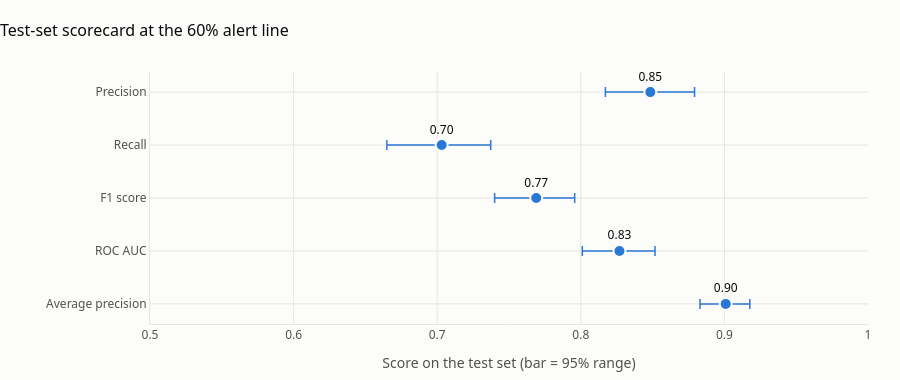

The notebook cell this image was saved under:
### Markdown cell above
### How sure are we about these numbers?

The test set has 1,000 shipments. A different 1,000 would give slightly different scores. To see how much, we redraw the test set 2,000 times at random (with repeats allowed) and re-score each time. The range that holds 95% of those results is the honest margin of error.

### Code cell
rng = np.random.default_rng(SEED)
draws = []
for _ in range(2000):
    idx = rng.integers(0, len(truth), len(truth))
    t, a, p = truth[idx], alert[idx], p_test[idx]
    draws.append({
        "Precision": precision_score(t, a, zero_division=0), "Recall": recall_score(t, a),
        "F1 score": f1_score(t, a), "ROC AUC": roc_auc_score(t, p), "Average precision": average_precision_score(t, p),
    })
draws = pd.DataFrame(draws)

scorecard = pd.DataFrame({
    "test_score": {
        "Precision": precision_score(truth, alert), "Recall": recall_score(truth, alert), "F1 score": f1_score(truth, alert),
        "ROC AUC": roc_auc_score(truth, p_test), "Average precision": average_precision_score(truth, p_test),
    },
    "low_95": draws.quantile(0.025), "high_95": draws.quantile(0.975),
})

fig = go.Figure(go.Scatter(
    x=scorecard["test_score"], y=scorecard.index, mode="markers+text",
    marker=dict(color=BLUE, size=12, line=dict(color=SURFACE, width=2)),
    text=[f"{v:.2f}" for v in scorecard["test_score"]], textposition="top center", textfont=dict(color=INK),
    error_x=dict(type="data", symmetric=False, array=scorecard["high_95"] - scorecard["test_score"],
                 arrayminus=scorecard["test_score"] - scorecard["low_95"], color=BLUE, thickness=1.5, width=5),
    hovertemplate="%{y}: %{x:.3f}<extra></extra>",
))
fig.update_xaxes(range=[0.5, 1.0], title_text="Score on the test set (bar = 95% range)")
fig.update_yaxes(autorange="reversed")
style(fig, "Test-set scorecard at the 60% alert line", height=380)
fig.update_layout(margin=dict(l=150))
fig.show()

scorecard.round(3)

### Figure 1 — Plotly figure (JSON) as saved in the notebook; plotly's stock layout.template omitted (floating-point values rounded to 4 significant figures)
{"data": [{"error_x": {"array": [0.03079, 0.03416, 0.02678, 0.02476, 0.01678], "arrayminus": [0.03131, 0.03816, 0.02894, 0.02586, 0.01792], "color": "#2a78d6", "symmetric": false, "thickness": 1.5, "type": "data", "width": 5}, "hovertemplate": "%{y}: %{x:.3f}<extra></extra>", "marker": {"color": "#2a78d6", "line": {"color": "#fcfcfb", "width": 2}, "size": 12}, "mode": "markers+text", "text": ["0.85", "0.70", "0.77", "0.83", "0.90"], "textfont": {"color": "#0b0b0b"}, "textposition": "top center", "type": "scatter", "x": [0.8484, 0.7031, 0.769, 0.8269, 0.9009], "y": ["Precision", "Recall", "F1 score", "ROC AUC", "Average precision"]}], "layout": {"font": {"color": "#52514e", "family": "Segoe UI, Arial, sans-serif", "size": 12}, "height": 380, "hoverlabel": {"bgcolor": "white", "font": {"color": "#0b0b0b"}}, "margin": {"b": 56, "l": 150, "r": 32, "t": 72}, "paper_bgcolor": "#fcfcfb", "plot_bgcolor": "#fcfcfb", "title": {"font": {"color": "#0b0b0b", "size": 16}, "text": "Test-set scorecard at the 60% alert line", "x": 0, "xanchor": "left"}, "xaxis": {"gridcolor": "#e6e5e1", "linecolor": "#e6e5e1", "range": [0.5, 1.0], "title": {"text": "Score on the test set (bar = 95% range)"}, "zeroline": false}, "yaxis": {"autorange": "reversed", "gridcolor": "#e6e5e1", "linecolor": "#e6e5e1", "zeroline": false}}}
